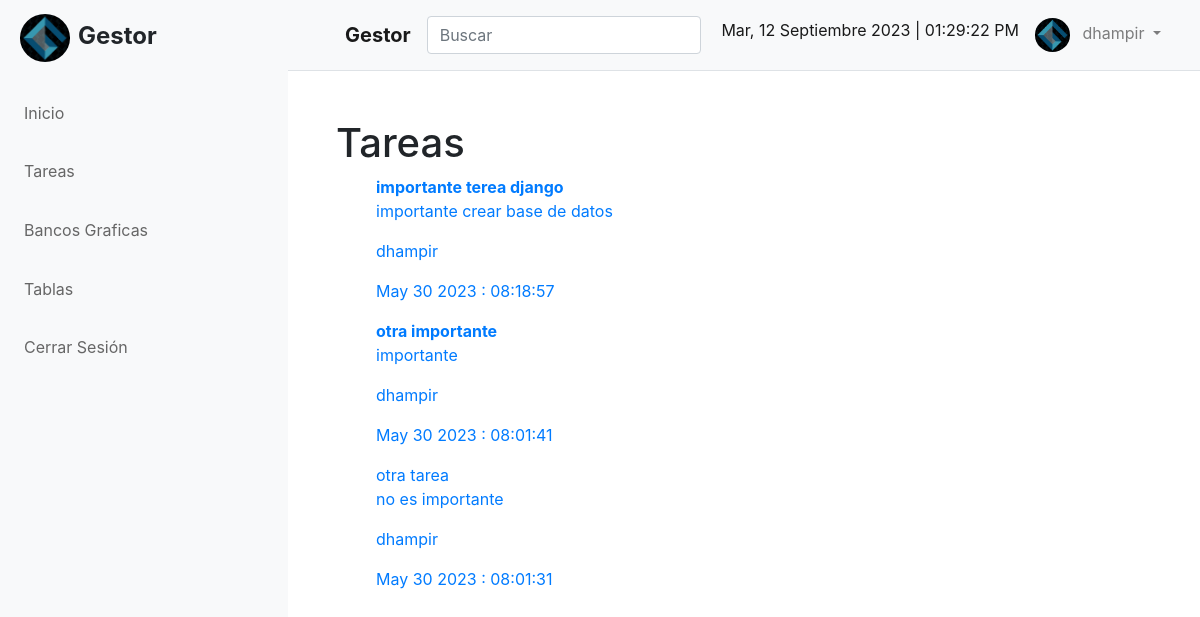
/tareas_completas/ (signed in), run on the app's committed database.
### tareas/models.py (models this page shows, shortened)
class tareas(models.Model):
    titulo = models.CharField(max_length=250)
    descripcion = models.TextField(blank=True)
    creado = models.DateTimeField(auto_now_add=True)
    fechacompleto = models.DateTimeField(null=True, blank=True)
    importante = models.BooleanField(default=False)
    user = models.ForeignKey(User, on_delete=models.CASCADE)

### tareas/views.py (the view)
# urls.py: path('tareas_completas/', views.tareas_completas, name='tareas_completas'),
@login_required
def tareas_completas(request):
    tarea = tareas.objects.filter(user=request.user, fechacompleto__isnull=False).order_by('-fechacompleto')
    return render(request, 'tareas_vista.html', {
        'tarea': tarea
    })

### tareas/templates/tareas_vista.html (shortened to what this page needs)
{% extends 'base.html' %}
{% block content %}
<h1>Tareas</h1>
<ul>
    {% for tarea1 in tarea %}
    <li>
        <a href="{% url 'detalles_tarea' tarea1.id %}">
            {% if tarea1.importante %}
            <strong>{{tarea1.titulo}}</strong>
            {% else %}
            {{tarea1.titulo}}
            {% endif %}
            <p>{{tarea1.descripcion}}</p>
            <p>{{tarea1.user.username}}</p>
            <p>{{tarea1.fechacompleto|date:'M j Y : h:i:s'}}</p>
        </a>
    </li>
    {% endfor %}
</ul>
{% endblock %}

### tareas/templates/base.html (shortened to what this page needs)
{%load static %}
<!DOCTYPE html>
<html lang="en">
<head>
    <link rel="stylesheet" href="https://cdn.jsdelivr.net/npm/bootstrap@4.6.2/dist/css/bootstrap.min.css"
>
    <link href="https://unpkg.com/ionicons@4.5.10-0/dist/css/ionicons.min.css" rel="stylesheet">
    <link rel="stylesheet" href="{% static 'css/style.css' %}">
    <link rel="stylesheet" href="https://cdn.datatables.net/1.13.4/css/dataTables.bootstrap4.min.css">
</head>
<body onload="startTime()">
    <div id="content-wrapper" class="d-flex">
        <div id="sidebar-container" class="bg-light border-rigth">
            <div class="logo">
                <h4 class="font-weight-bold mb-8"><img src="{% static 'img/logo.png' %}"
                        class="img-fluid rounded-circle avatar-logo mr-2">Gestor</h4>
            </div>
            <div id="menu">
                <div class="menu list-group-flush">
                    <ul>
                        <a href="/" class="list-group-item list-group-item-action bg-light p-3 border-0"> Inicio</a>
                        {% if user.is_authenticated %}
                        <li><a class="has-sub list-group-item list-group-item-action bg-light p-3 border-0"> Tareas</a>
                        </li>
                        <a href="{% url 'bancos' %}" class="list-group-item list-group-item-action bg-light p-3 border-0"> Bancos Graficas</a>
                        <a class="list-group-item list-group-item-action bg-light p-3 border-0"
                            href="{% url 'libros' %}"> Tablas</a>
                        <a href="/cerrar_sesion" class="list-group-item list-group-item-action bg-light p-3 border-0"> Cerrar Sesión</a>
                        {% endif %}
                    </ul>
                </div>
            </div>
        </div>
        <div id="page-container" class="w-100">
            <nav class="navbar navbar-expand-lg navbar-light bg-light border-bottom">
                <div class="container">
                    <button id="menu-toggle" class="btn"></button>
                    <a class="navbar-brand font-weight-bold mb-8" href="#">Gestor</a>
                    <form id="search-form" class="form-inline position-relative my-2 d-inline-block">
                        <input class="form-control mr-sm-2" type="search" placeholder="Buscar" aria-label="Buscar">
                        <button class="btn btn-search position-absolute" type="submit"></button>
                    </form>
                    <div class="collapse navbar-collapse" id="navbarSupportedContent">
                        <ul class="navbar-nav ml-auto">
                            <li class="nav-item active">
                                <a class="nav-link" id="clock"></a>
                            </li>
                            {% if user.is_authenticated %}
                            <li class="nav-item dropdown">
                                <a class="nav-link dropdown-toggle" href="#" role="button" data-toggle="dropdown"
                                    aria-expanded="false">
                                    <img src="{% static 'img/logo.png' %}" class="img-fluid rounded-circle avatar mr-2">
                                    {{user.username}}
                                </a>
                            </li>
                            {% else %}
                            <a href="/registro" class="nav-link"> Registro</a>
                            <a href="/iniciar_sesion" class="nav-link"> Iniciar Sesión</a>
                            {% endif %}
                        </ul>
                    </div>
                </div>
            </nav>
            <div id="content" class="container-fluid p-5">
                {% block content %} {% endblock %}
            </div>
        </div>
    </div>
</body>
</html>

### panel/static/css/style.css (style rules this page uses)
:root { --primary: #0b254b; --light: #ffffff; --light-blue: #f5f6fa; --grey: #eff2f7; }
#sidebar-container { min-height: 100vh; margin-left: -18rem; transition: margin .25s ease-in-out; }
#sidebar-container .logo { padding: .875rem 1.25rem; font-size: 1.2rem; }
#sidebar-container .menu { width: 18rem; }
.btn-search { right: 5px; }
.avatar { max-width: 35px; }
.avatar-logo { max-width: 50px; }
@media (min-width: 768px) { #sidebar-container { margin-left: 0; } }
@media (min-width: 768px) { #page-container { min-width: 0; width: 100%; } }
#menu { padding: 0; margin: 0; border: 0; }
#menu ul, li { list-style: none; margin: 0; padding: 0; }
#menu ul { position: relative; z-index: 597; float: left; }
#menu ul li { float: left; min-height: 1px; line-height: 1rem; vertical-align: middle; }
#menu ul li { float: none; }
#menu span, #menu a { display: inline-block; text-decoration: none; }
#menu:after, #menu ul:after { content: ''; display: block; clear: both; }
#menu ul, #menu li { width: 18rem; }
#menu li { background: #dddddd; }
#menu a { color: #666666; line-height: 160%; padding: 11px 28px 11px 28px; width: 18rem; }
#menu .has-sub { position: relative; }
#menu .has-sub:after, #menu .has-sub > ul > .has-sub:hover:after { content: ''; display: block; width: 18rem; height: 9px; position: absolute; right: 5px; top: 50%; margin-top: -5px; }

### data on the page
tareas: titulo "importante terea django", descripcion "importante crear base de datos", user.username "dhampir", fechacompleto "May 30 2023 : 08:18:57"
tareas: titulo "otra importante", descripcion "importante", user.username "dhampir", fechacompleto "May 30 2023 : 08:01:41"
tareas: titulo "otra tarea", descripcion "no es importante", user.username "dhampir", fechacompleto "May 30 2023 : 08:01:31"

### other printed values
{{ user.username }} "dhampir"
